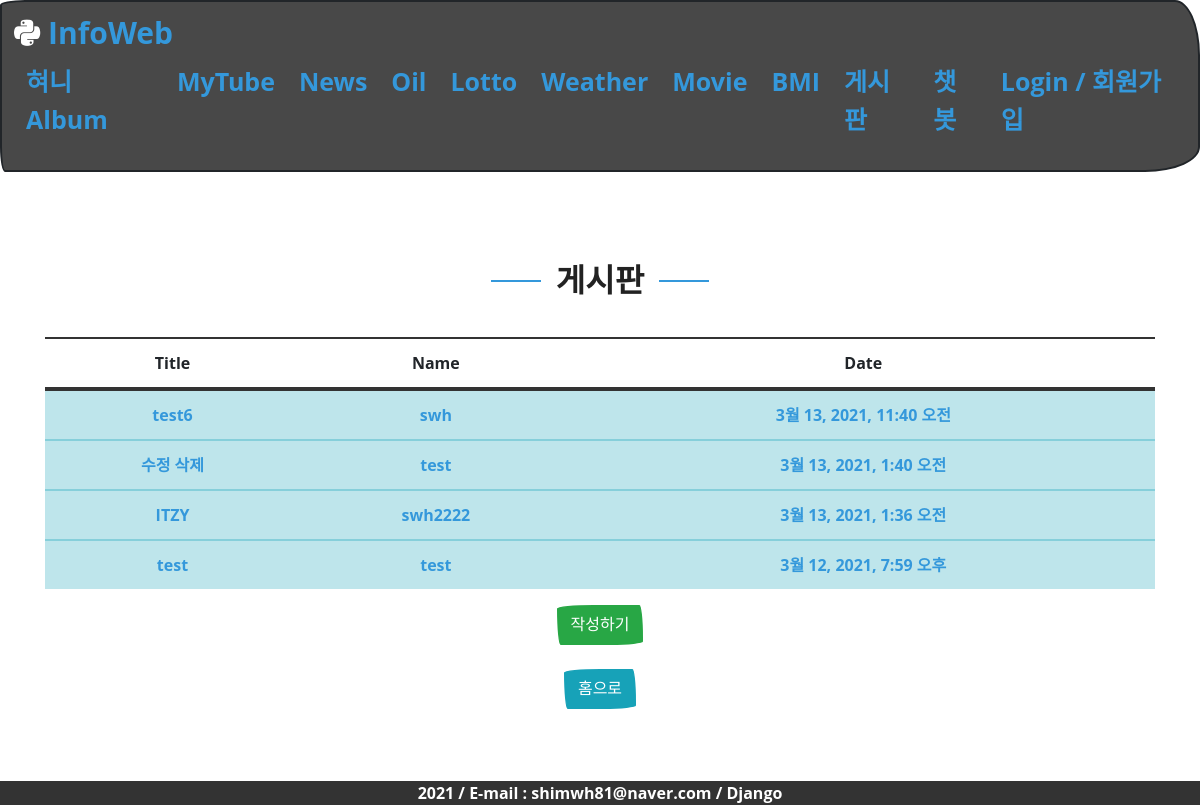
The page /board/ on the database as committed earlier.
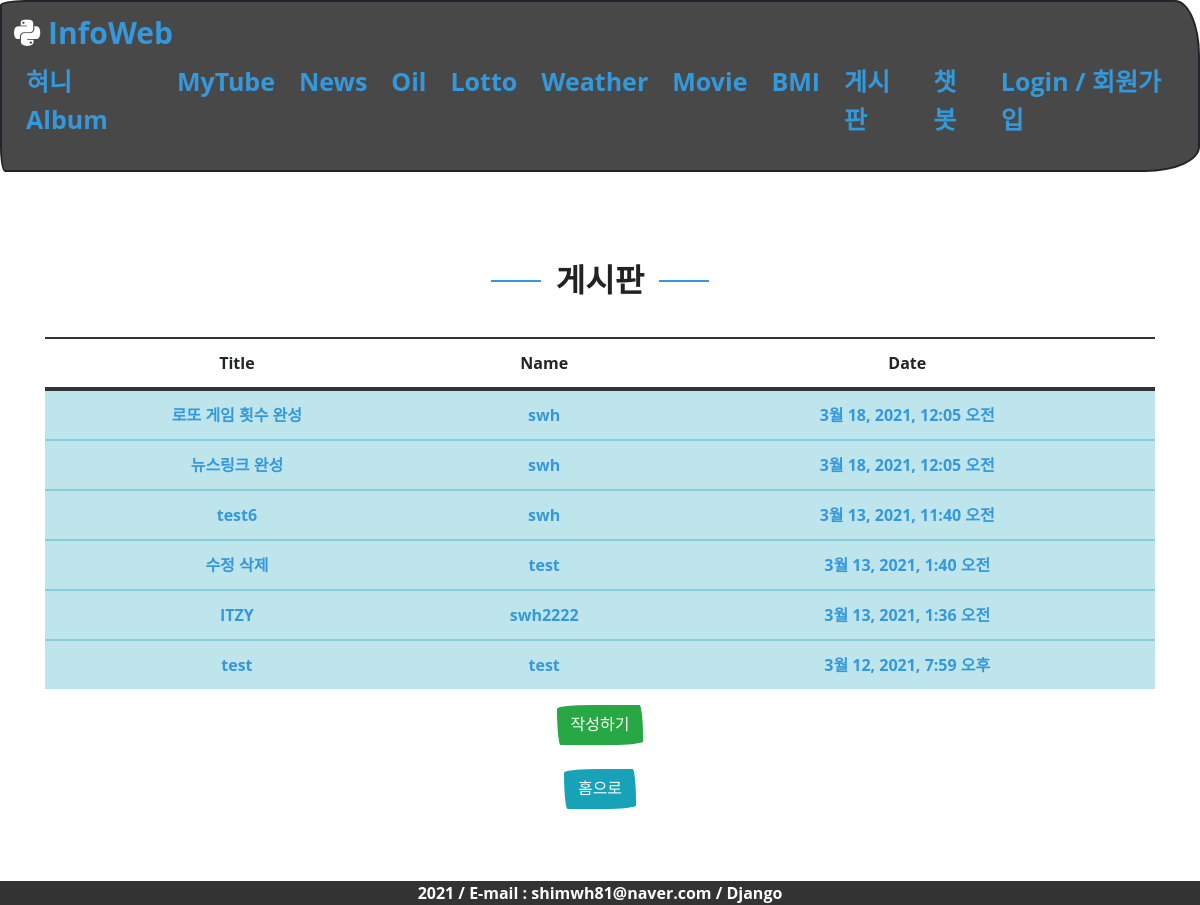
The same page on the database as committed later.
### board/models.py (models this page shows, shortened)
class Message(models.Model):
    title = models.CharField(max_length=50, help_text='최대 50자 내로 입력가능합니다.')
    name = models.CharField(max_length=10, help_text='최대 10자 내로 입력가능합니다.')
    contents = models.TextField(default='', help_text='내용을 입력해주세요~')
    regdate = models.DateTimeField(auto_now=True)

### board/views.py (the view)
# urls.py: path('', views.board, name='board'),
def board(request):
    msglist = Message.objects.order_by('-regdate')
    return render(request, 'infoweb/board.html', {'msglist' : msglist})

### templates/infoweb/board.html
{% extends "infoweb/base.html" %}
{% load static %}
{% block content %}
<div  class="form-group">
      <div class="my_title">
          <h1>게시판</h1>
      </div>
  <br>
  <table class="table table-hover">
    <thead>
      <tr>
        <th>Title</th>
        <th>Name</th>
        <th>Date</th>
      </tr>
    </thead>
      <tbody>
        {% for list in msglist %}
        <tr class="table-info">
        <td><a  class="board" href="{% url 'detail_view' list.pk %}">{{list.title}}</a></td>
        <td><a href="{% url 'detail_view' list.pk %}">{{list.name}}</a></td>
        <td><a href="{% url 'detail_view' list.pk %}">{{list.regdate}}</a></td>
      </tr>
    {% endfor %}
      </tbody>
</table>
  <a href="{% url 'write' %}">
  <input type="button" class="btn btn-success" value="작성하기">
  </a>
  <br><br>
  <a href="{% url 'home' %}"><input type="button" class="btn btn-info" value="홈으로"></a>
</div>
{% endblock %}

Rows that differ between the two databases and show on the page:
added Message: title "로또 게임 횟수 완성", name "swh", regdate "3월 18, 2021, 12:05 오전"
added Message: title "뉴스링크 완성", name "swh", regdate "3월 18, 2021, 12:05 오전"
